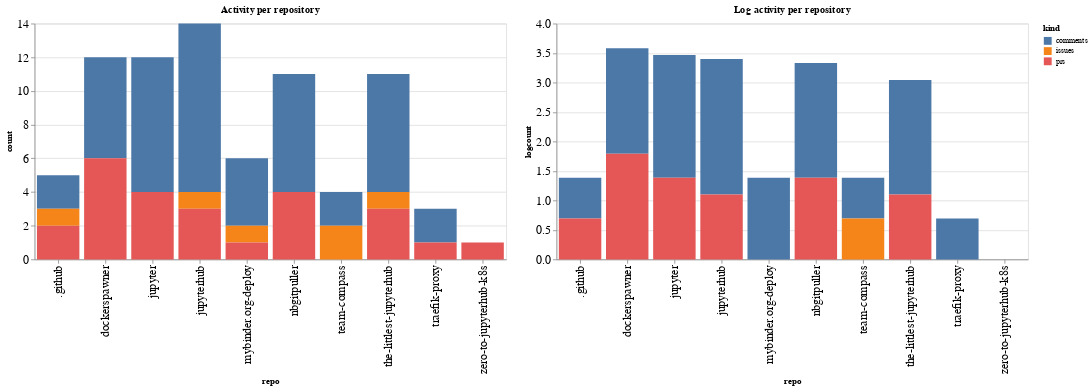

Notebook code cell kept with this figure:
### Code cell
ch1 = alt.Chart(repo_summaries, width=600, title="Activity per repository").mark_bar().encode(
    x='repo',
    y='count',
    color='kind',
    tooltip="kind"
)

ch2 = alt.Chart(repo_summaries, width=600, title="Log activity per repository").mark_bar().encode(
    x='repo',
    y='logcount',
    color='kind',
    tooltip="kind"
)

ch1 | ch2

### Figure 1 — Vega-Lite specification as saved in the notebook (floating-point values rounded to 4 significant figures)
{"config": {"axisLeft": {"labelFontSize": 15}, "axisBottom": {"labelFontSize": 15}}, "hconcat": [{"mark": "bar", "encoding": {"color": {"type": "nominal", "field": "kind"}, "tooltip": {"type": "nominal", "field": "kind"}, "x": {"type": "nominal", "field": "repo"}, "y": {"type": "quantitative", "field": "count"}}, "title": "Activity per repository", "width": 600}, {"mark": "bar", "encoding": {"color": {"type": "nominal", "field": "kind"}, "tooltip": {"type": "nominal", "field": "kind"}, "x": {"type": "nominal", "field": "repo"}, "y": {"type": "quantitative", "field": "logcount"}}, "title": "Log activity per repository", "width": 600}], "data": {"name": "data-582212eededa70946fbf4ab2cd89e398"}, "$schema": "https://vega.github.io/schema/vega-lite/v4.8.1.json", "datasets": {"data-582212eededa70946fbf4ab2cd89e398": [{"repo": ".github", "kind": "comments", "count": 2, "logcount": 0.6931}, {"repo": ".github", "kind": "issues", "count": 1, "logcount": 0.0}, {"repo": ".github", "kind": "prs", "count": 2, "logcount": 0.6931}, {"repo": "dockerspawner", "kind": "comments", "count": 6, "logcount": 1.792}, {"repo": "dockerspawner", "kind": "prs", "count": 6, "logcount": 1.792}, {"repo": "jupyter", "kind": "comments", "count": 8, "logcount": 2.079}, {"repo": "jupyter", "kind": "prs", "count": 4, "logcount": 1.386}, {"repo": "jupyterhub", "kind": "comments", "count": 10, "logcount": 2.303}, {"repo": "jupyterhub", "kind": "issues", "count": 1, "logcount": 0.0}, {"repo": "jupyterhub", "kind": "prs", "count": 3, "logcount": 1.099}, {"repo": "mybinder.org-deploy", "kind": "comments", "count": 4, "logcount": 1.386}, {"repo": "mybinder.org-deploy", "kind": "issues", "count": 1, "logcount": 0.0}, {"repo": "mybinder.org-deploy", "kind": "prs", "count": 1, "logcount": 0.0}, {"repo": "nbgitpuller", "kind": "comments", "count": 7, "logcount": 1.946}, {"repo": "nbgitpuller", "kind": "prs", "count": 4, "logcount": 1.386}, {"repo": "team-compass", "kind": "comments", "count": 2, "logcount": 0.6931}, {"repo": "team-compass", "kind": "issues", "count": 2, "logcount": 0.6931}, {"repo": "the-littlest-jupyterhub", "kind": "comments", "count": 7, "logcount": 1.946}, {"repo": "the-littlest-jupyterhub", "kind": "issues", "count": 1, "logcount": 0.0}, {"repo": "the-littlest-jupyterhub", "kind": "prs", "count": 3, "logcount": 1.099}, {"repo": "traefik-proxy", "kind": "comments", "count": 2, "logcount": 0.6931}, {"repo": "traefik-proxy", "kind": "prs", "count": 1, "logcount": 0.0}, {"repo": "zero-to-jupyterhub-k8s", "kind": "prs", "count": 1, "logcount": 0.0}]}}
